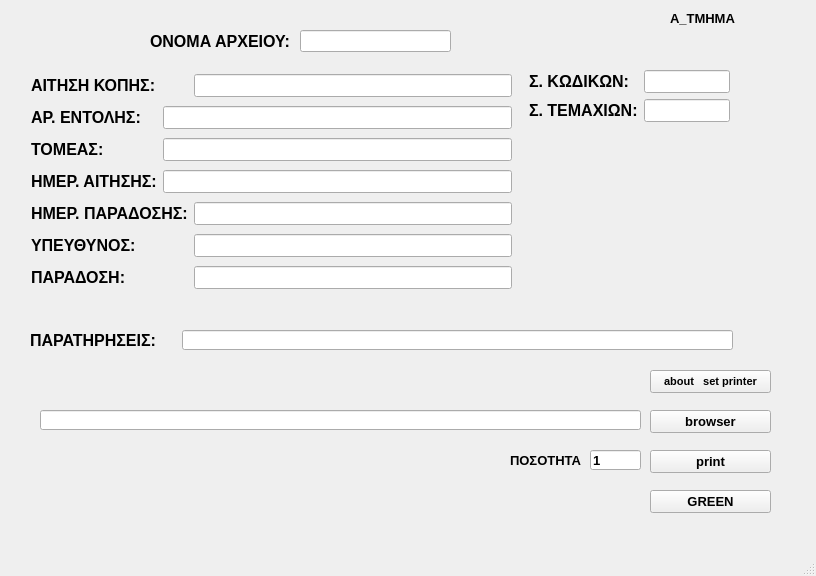
<?xml version="1.0" encoding="UTF-8"?>
<ui version="4.0">
 <class>MainWindow</class>
 <widget class="QMainWindow" name="MainWindow">
  <property name="geometry">
   <rect>
    <x>0</x>
    <y>0</y>
    <width>816</width>
    <height>576</height>
   </rect>
  </property>
  <property name="font">
   <font>
    <pointsize>10</pointsize>
    <weight>75</weight>
    <bold>true</bold>
   </font>
  </property>
  <property name="windowTitle">
   <string>ΕΚΤΥΠΩΣΗ ΤΑΜΠΕΛΑΚΙΑ ΑΙΤΗΣΕΩΝ</string>
  </property>
  <widget class="QWidget" name="centralwidget">
   <widget class="QPushButton" name="bt_browser">
    <property name="geometry">
     <rect>
      <x>650</x>
      <y>410</y>
      <width>121</width>
      <height>23</height>
     </rect>
    </property>
    <property name="text">
     <string>browser</string>
    </property>
   </widget>
   <widget class="QLabel" name="label">
    <property name="geometry">
     <rect>
      <x>670</x>
      <y>10</y>
      <width>91</width>
      <height>16</height>
     </rect>
    </property>
    <property name="font">
     <font>
      <pointsize>10</pointsize>
      <weight>75</weight>
      <bold>true</bold>
     </font>
    </property>
    <property name="text">
     <string>Α_ΤΜΗΜΑ</string>
    </property>
   </widget>
   <widget class="QPushButton" name="bt_print">
    <property name="geometry">
     <rect>
      <x>650</x>
      <y>450</y>
      <width>121</width>
      <height>23</height>
     </rect>
    </property>
    <property name="text">
     <string>print</string>
    </property>
   </widget>
   <widget class="QLineEdit" name="data_browser">
    <property name="geometry">
     <rect>
      <x>40</x>
      <y>410</y>
      <width>601</width>
      <height>20</height>
     </rect>
    </property>
   </widget>
   <widget class="QLineEdit" name="data_posothta">
    <property name="geometry">
     <rect>
      <x>590</x>
      <y>450</y>
      <width>51</width>
      <height>20</height>
     </rect>
    </property>
    <property name="inputMask">
     <string>1</string>
    </property>
   </widget>
   <widget class="QLabel" name="label_2">
    <property name="geometry">
     <rect>
      <x>510</x>
      <y>450</y>
      <width>71</width>
      <height>21</height>
     </rect>
    </property>
    <property name="text">
     <string>ΠΟΣΟΤΗΤΑ</string>
    </property>
   </widget>
   <widget class="QLineEdit" name="data_paratirisis">
    <property name="geometry">
     <rect>
      <x>182</x>
      <y>330</y>
      <width>551</width>
      <height>20</height>
     </rect>
    </property>
   </widget>
   <widget class="QLabel" name="data_10">
    <property name="geometry">
     <rect>
      <x>30</x>
      <y>330</y>
      <width>169</width>
      <height>20</height>
     </rect>
    </property>
    <property name="font">
     <font>
      <pointsize>12</pointsize>
      <weight>75</weight>
      <bold>true</bold>
     </font>
    </property>
    <property name="text">
     <string>ΠΑΡΑΤΗΡΗΣΕΙΣ:</string>
    </property>
   </widget>
   <widget class="QPushButton" name="bt_green">
    <property name="geometry">
     <rect>
      <x>650</x>
      <y>490</y>
      <width>121</width>
      <height>23</height>
     </rect>
    </property>
    <property name="text">
     <string>GREEN</string>
    </property>
   </widget>
   <widget class="QPushButton" name="bt_about">
    <property name="geometry">
     <rect>
      <x>650</x>
      <y>370</y>
      <width>121</width>
      <height>23</height>
     </rect>
    </property>
    <property name="font">
     <font>
      <pointsize>8</pointsize>
     </font>
    </property>
    <property name="text">
     <string>about   set printer</string>
    </property>
   </widget>
   <widget class="QLineEdit" name="line_8">
    <property name="geometry">
     <rect>
      <x>300</x>
      <y>30</y>
      <width>151</width>
      <height>22</height>
     </rect>
    </property>
   </widget>
   <widget class="QLabel" name="data_11">
    <property name="geometry">
     <rect>
      <x>150</x>
      <y>30</y>
      <width>151</width>
      <height>22</height>
     </rect>
    </property>
    <property name="font">
     <font>
      <pointsize>12</pointsize>
      <weight>75</weight>
      <bold>true</bold>
     </font>
    </property>
    <property name="text">
     <string>ΟΝΟΜΑ ΑΡΧΕΙΟΥ:</string>
    </property>
   </widget>
   <widget class="QWidget" name="layoutWidget">
    <property name="geometry">
     <rect>
      <x>529</x>
      <y>70</y>
      <width>201</width>
      <height>52</height>
     </rect>
    </property>
    <layout class="QGridLayout" name="gridLayout_2">
     <item row="0" column="0">
      <widget class="QLabel" name="data_8">
       <property name="font">
        <font>
         <pointsize>12</pointsize>
         <weight>75</weight>
         <bold>true</bold>
        </font>
       </property>
       <property name="text">
        <string>Σ. ΚΩΔΙΚΩΝ:</string>
       </property>
      </widget>
     </item>
     <item row="0" column="1">
      <widget class="QLineEdit" name="data_aa"/>
     </item>
     <item row="1" column="0">
      <widget class="QLabel" name="data_9">
       <property name="font">
        <font>
         <pointsize>12</pointsize>
         <weight>75</weight>
         <bold>true</bold>
        </font>
       </property>
       <property name="text">
        <string>Σ. ΤΕΜΑΧΙΩΝ:</string>
       </property>
      </widget>
     </item>
     <item row="1" column="1">
      <widget class="QLineEdit" name="data_count_aa"/>
     </item>
    </layout>
   </widget>
   <widget class="QWidget" name="layoutWidget">
    <property name="geometry">
     <rect>
      <x>31</x>
      <y>71</y>
      <width>481</width>
      <height>221</height>
     </rect>
    </property>
    <layout class="QGridLayout" name="gridLayout">
     <item row="0" column="0">
      <widget class="QLabel" name="data_1">
       <property name="font">
        <font>
         <pointsize>12</pointsize>
         <weight>75</weight>
         <bold>true</bold>
        </font>
       </property>
       <property name="text">
        <string>ΑΙΤΗΣΗ ΚΟΠΗΣ:</string>
       </property>
      </widget>
     </item>
     <item row="1" column="0">
      <widget class="QLabel" name="data_2">
       <property name="font">
        <font>
         <pointsize>12</pointsize>
         <weight>75</weight>
         <bold>true</bold>
        </font>
       </property>
       <property name="text">
        <string>ΑΡ. ΕΝΤΟΛΗΣ:</string>
       </property>
      </widget>
     </item>
     <item row="2" column="0">
      <widget class="QLabel" name="data_3">
       <property name="font">
        <font>
         <pointsize>12</pointsize>
         <weight>75</weight>
         <bold>true</bold>
        </font>
       </property>
       <property name="text">
        <string>ΤΟΜΕΑΣ:</string>
       </property>
      </widget>
     </item>
     <item row="2" column="1" colspan="2">
      <widget class="QLineEdit" name="line_3"/>
     </item>
     <item row="3" column="0">
      <widget class="QLabel" name="data_4">
       <property name="font">
        <font>
         <pointsize>12</pointsize>
         <weight>75</weight>
         <bold>true</bold>
        </font>
       </property>
       <property name="text">
        <string>ΗΜΕΡ. ΑΙΤΗΣΗΣ:</string>
       </property>
      </widget>
     </item>
     <item row="3" column="1" colspan="2">
      <widget class="QLineEdit" name="line_4"/>
     </item>
     <item row="4" column="0" colspan="2">
      <widget class="QLabel" name="data_5">
       <property name="font">
        <font>
         <pointsize>12</pointsize>
         <weight>75</weight>
         <bold>true</bold>
        </font>
       </property>
       <property name="text">
        <string>ΗΜΕΡ. ΠΑΡΑΔΟΣΗΣ:</string>
       </property>
      </widget>
     </item>
     <item row="4" column="2">
      <widget class="QLineEdit" name="line_5"/>
     </item>
     <item row="5" column="0">
      <widget class="QLabel" name="data_6">
       <property name="font">
        <font>
         <pointsize>12</pointsize>
         <weight>75</weight>
         <bold>true</bold>
        </font>
       </property>
       <property name="text">
        <string>ΥΠΕΥΘΥΝΟΣ:</string>
       </property>
      </widget>
     </item>
     <item row="5" column="2">
      <widget class="QLineEdit" name="line_6"/>
     </item>
     <item row="6" column="0">
      <widget class="QLabel" name="data_7">
       <property name="font">
        <font>
         <pointsize>12</pointsize>
         <weight>75</weight>
         <bold>true</bold>
        </font>
       </property>
       <property name="text">
        <string>ΠΑΡΑΔΟΣΗ:</string>
       </property>
      </widget>
     </item>
     <item row="6" column="2">
      <widget class="QLineEdit" name="line_7"/>
     </item>
     <item row="0" column="2">
      <widget class="QLineEdit" name="line_1"/>
     </item>
     <item row="1" column="1" colspan="2">
      <widget class="QLineEdit" name="line_2"/>
     </item>
    </layout>
   </widget>
  </widget>
  <widget class="QStatusBar" name="statusbar"/>
 </widget>
 <resources/>
 <connections/>
</ui>
